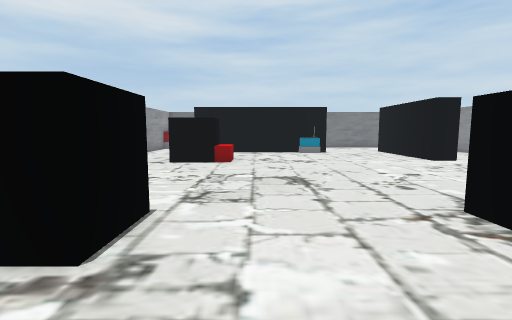
[1] (above)

17 first-person views from a walk through a 3-D level made in the Unity game engine. The camera is 1.3 m above the floor, tilts 6° down and sees 85° across. The floor is counted in squares, 1 m on a side. Each view is taken from the middle of a square. On the plan, view 1 faces up. The plan holds only what a view shows up to about 13 squares ahead; the rest is blank.

[2]
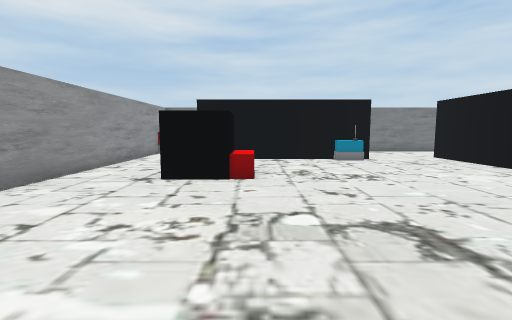

[3]
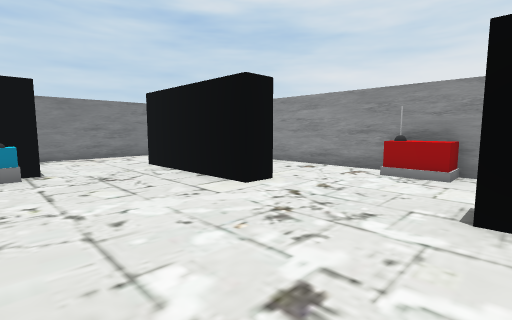

[4]
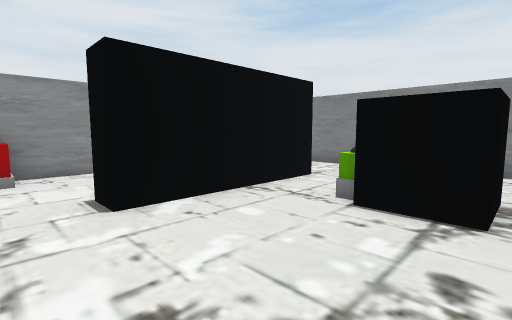

[5]
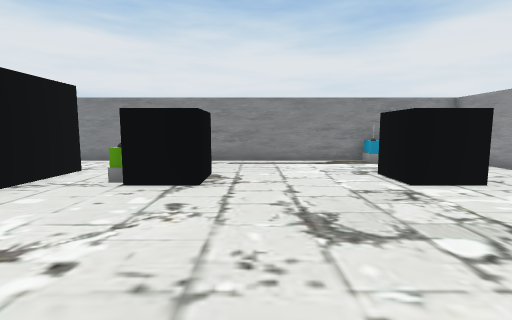

[6]
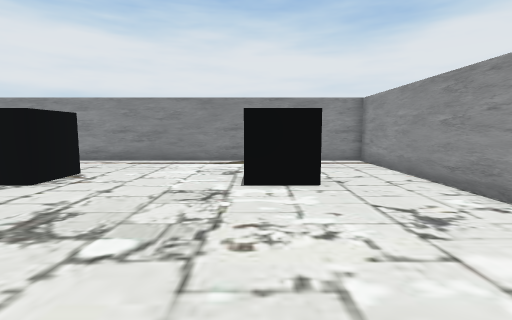

[7]
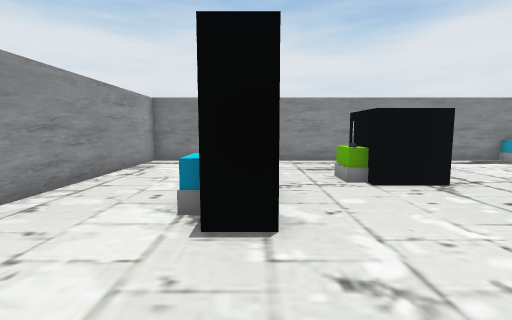

[8]
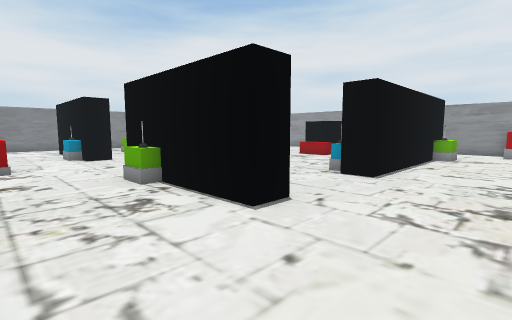

[9]
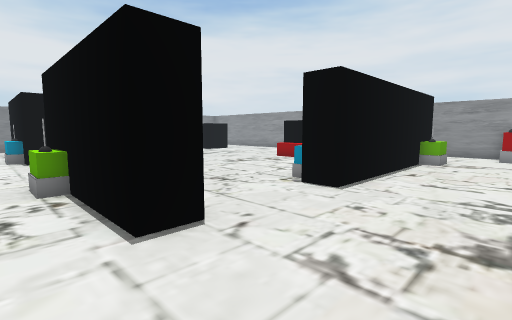

[10]
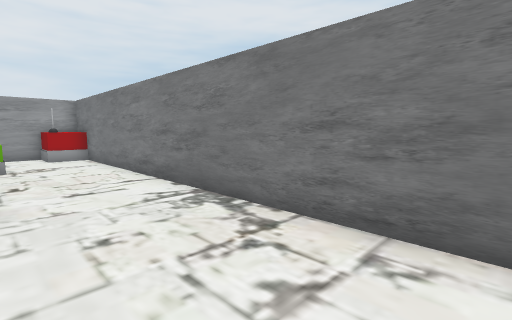

[11]
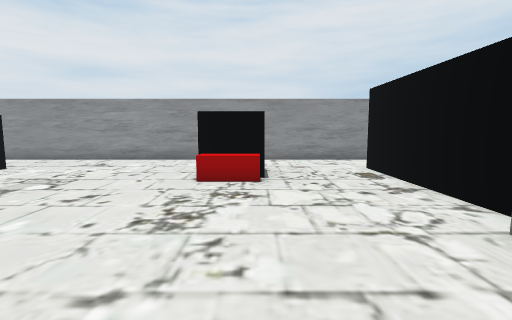

[12]
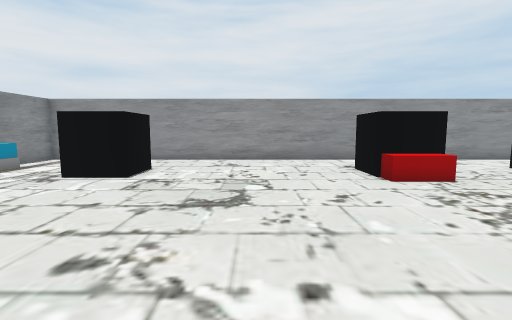

[13]
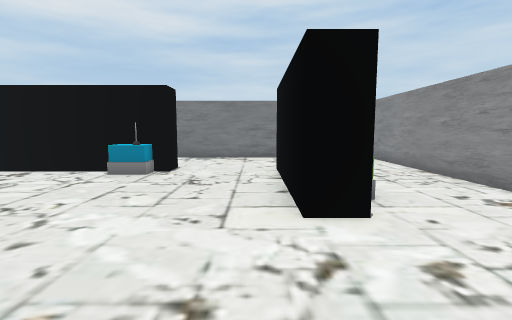

[14]
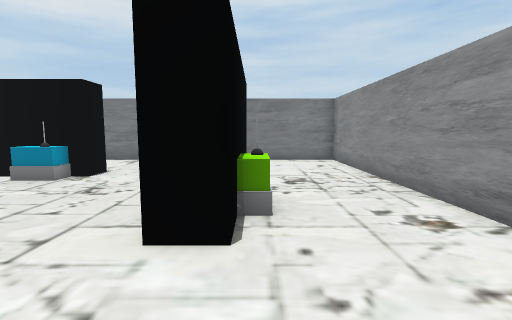

[15]
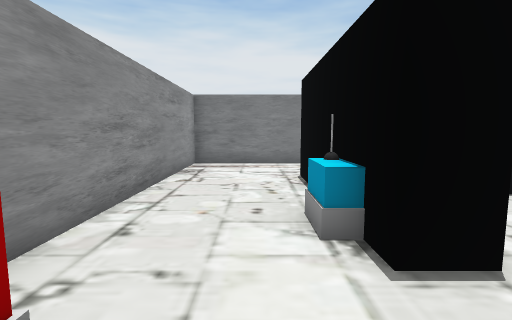

[16]
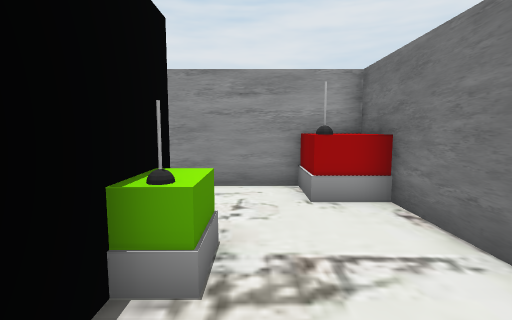

[17]
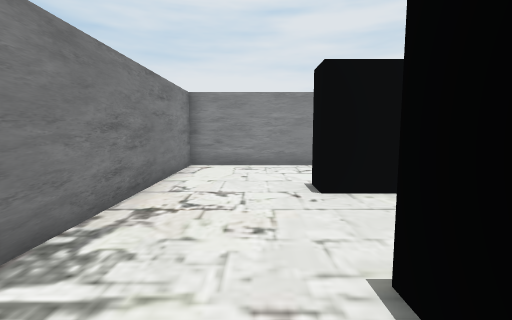

### Floor plan
Points are (right, up) in squares from view 1. A wall is a line through its corners. A room is listed if a view was taken in it or the views show most of it. See-through windows are left out.
Room 1 (views 1, 2, 3, 4, 5, 6, 7, 8, 9, 10, 11, 12, 13, 14, 15, 16, 17)
walls: (7.6, 7.5) (8.7, 7.5) (8.7, 1.9); (8.7, 17.4) (8.7, 12.1) (7.7, 12.1) (7.7, 17.6) (8.8, 17.6); (7.7, 1.9) (7.7, 6.1); (-2.5, 17.9) (4.2, 17.9) (4.2, 16.9) (-3.8, 16.9); (-2.5, -1.2) (12.5, -1.2) (12.5, 21.5) (-6.6, 21.5) (-6.6, -1.2) (-4, -1.2)
objects: other object (-6, 20) to (-5, 21); other object (-3, -1); black cube (-3, 3) to (-2, 4); black cube (-3, 12) to (-2, 13); other object (-3, 18); other object (-1, 12) to (-1, 13); black cube (3, 3) to (5, 4); other object (3, 16) to (3, 17); other object (6, 3) to (6, 4); other object (8, 14); other object (9, 6); other object (12, 9) to (13, 10)

Positions as (right, up) in squares from view 1, and headings:
1: (0, 0), facing up
2: (-1, 4), facing up
3: (3, 7), facing up-right
4: (3, 9), facing down-right
5: (2, 11), facing down
6: (-2, 11), facing down
7: (8, 11), facing down
8: (12, 21), facing down-left
9: (10, 21), facing down-left
10: (9, 18), facing up-left
11: (6, 13), facing left
12: (6, 8), facing left
13: (7, 8), facing up
14: (9, 9), facing up
15: (10, 10), facing down
16: (0, 19), facing left
17: (2, 19), facing right
